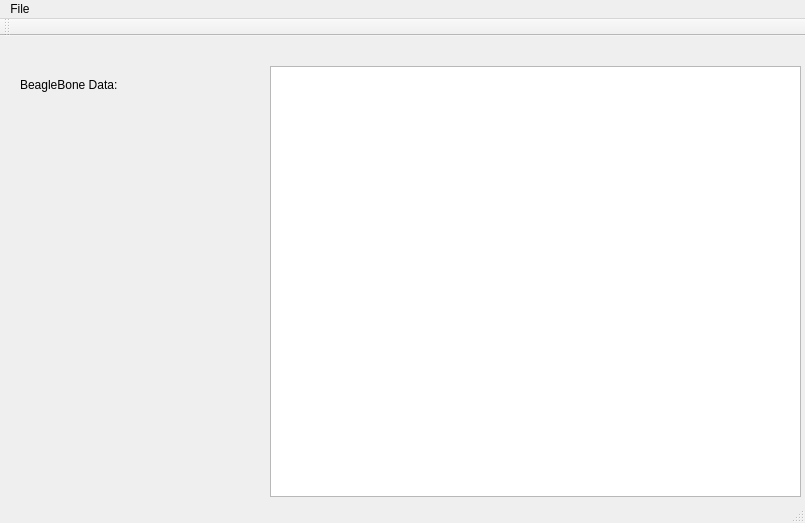
<?xml version="1.0" encoding="UTF-8"?>
<ui version="4.0">
 <class>MainWindow</class>
 <widget class="QMainWindow" name="MainWindow">
  <property name="geometry">
   <rect>
    <x>0</x>
    <y>0</y>
    <width>805</width>
    <height>523</height>
   </rect>
  </property>
  <property name="windowTitle">
   <string>MainWindow</string>
  </property>
  <widget class="QWidget" name="centralWidget">
   <widget class="QTextBrowser" name="lst_beagleData">
    <property name="geometry">
     <rect>
      <x>270</x>
      <y>30</y>
      <width>531</width>
      <height>431</height>
     </rect>
    </property>
   </widget>
   <widget class="QLabel" name="label">
    <property name="geometry">
     <rect>
      <x>20</x>
      <y>40</y>
      <width>241</width>
      <height>17</height>
     </rect>
    </property>
    <property name="text">
     <string>BeagleBone Data:</string>
    </property>
   </widget>
  </widget>
  <widget class="QMenuBar" name="menuBar">
   <property name="geometry">
    <rect>
     <x>0</x>
     <y>0</y>
     <width>805</width>
     <height>22</height>
    </rect>
   </property>
   <widget class="QMenu" name="menuFile">
    <property name="title">
     <string>File</string>
    </property>
   </widget>
   <addaction name="menuFile"/>
  </widget>
  <widget class="QToolBar" name="mainToolBar">
   <attribute name="toolBarArea">
    <enum>TopToolBarArea</enum>
   </attribute>
   <attribute name="toolBarBreak">
    <bool>false</bool>
   </attribute>
  </widget>
  <widget class="QStatusBar" name="statusBar"/>
  <action name="actionConnect_to">
   <property name="text">
    <string>Connect to...</string>
   </property>
  </action>
 </widget>
 <layoutdefault spacing="6" margin="11"/>
 <resources/>
 <connections/>
</ui>
